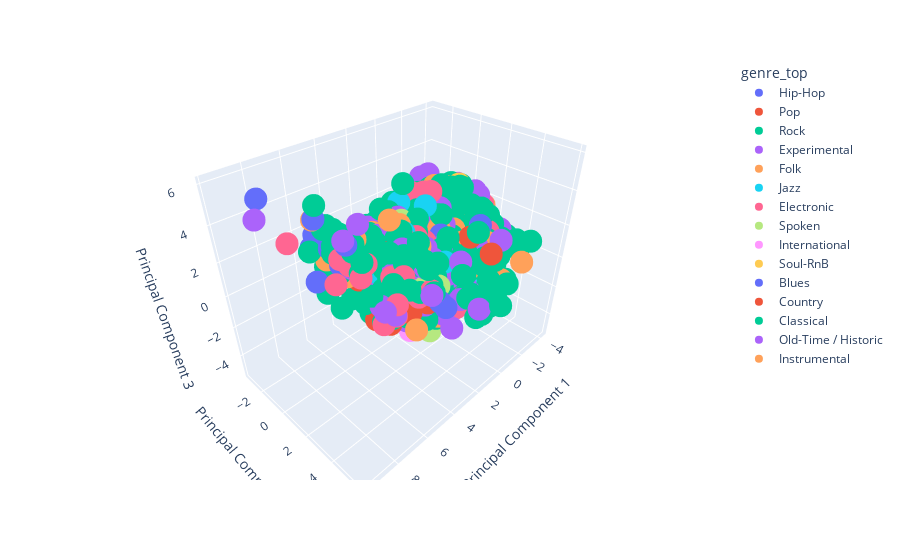

The notebook cell saved with this chart:
### Markdown cell above
As our data has a lot of variables, it becomes useful to discover the ones that sum up the relevant patterns in the data giving us insight into the characteristics of the songs that are most important to the variability, making further analysis and visualization of the data easier. Principal Component Analysisis (PCA) is a widely used transformation technique for feature extraction and dimensionality reduction without losing important information, by producing linear combinations of the original variables that summarize the predominant patterns in the data aiming to maximize the variance captured, creating uncorrelated components. In this case, we aim to visualize the data, so it is convenient to choose only the three principal components.

### Code cell
# Get our explained variance ratios from PCA using all features
pca = PCA(n_components=3)
principalComponents = pd.DataFrame(data = pca.fit_transform(X), columns = ['Principal Component 1', 'Principal Component 2', 'Principal Component 3'])
finalDf = pd.concat([principalComponents, y], axis = 1).dropna()

fig = px.scatter_3d(finalDf, x = 'Principal Component 1', y = 'Principal Component 2', z = 'Principal Component 3', color = 'genre_top')
fig.show()
